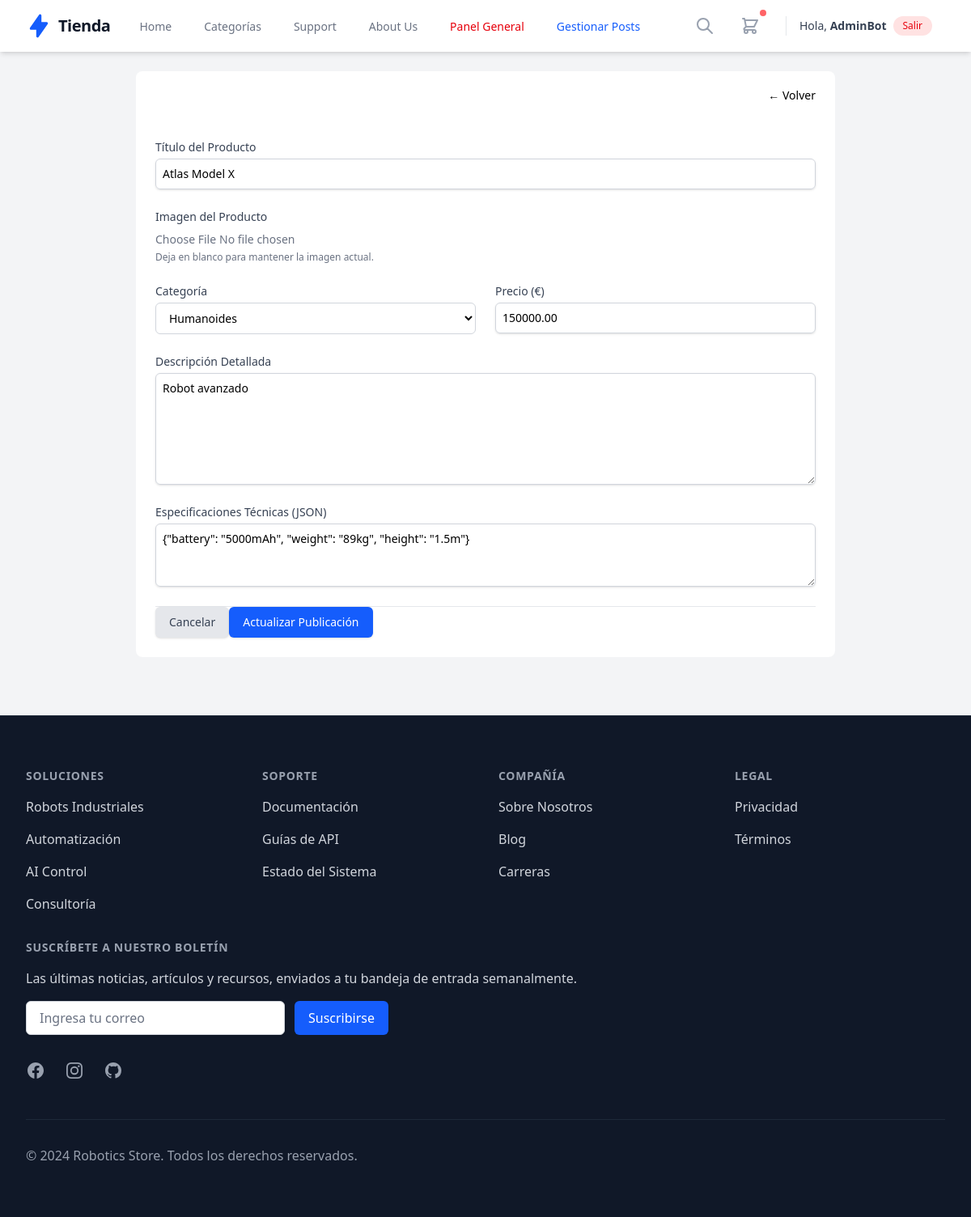
The page /public/post/edit/1 (signed in) on the database its author committed.
### tables this page shows
CREATE TABLE posts (
    id INT AUTO_INCREMENT PRIMARY KEY,
    title VARCHAR(255) NOT NULL,        
    content TEXT NOT NULL,
    image_url VARCHAR(512),             
    price DECIMAL(10, 2) DEFAULT 0.00,
    
     
    specs JSON NULL,                   
    
     
    is_active BOOLEAN DEFAULT TRUE,    
    
    user_id INT,
    category_id INT,
    created_at TIMESTAMP DEFAULT CURRENT_TIMESTAMP,
    updated_at TIMESTAMP DEFAULT CURRENT_TIMESTAMP ON UPDATE CURRENT_TIMESTAMP,
    
    FOREIGN KEY (user_id) REFERENCES users(id) ON DELETE SET NULL,
    FOREIGN KEY (category_id) REFERENCES categories(id) ON DELETE SET NULL,

     
    CONSTRAINT chk_price_positive CHECK (price >= 0)
);

CREATE TABLE categories (
    id INT AUTO_INCREMENT PRIMARY KEY,
    name VARCHAR(100) NOT NULL UNIQUE
);

### app/Controllers/PostController.php (called while the page is built, shortened)
<?php
class PostController
{
    public function edit($id) {
        $postModel = new Post();
        $post = $postModel->findById($id);
        require_once dirname(__DIR__) . '/Models/Category.php';
        $categoryModel = new Category();
        $categories = $categoryModel->getAll();
        $rootPath = dirname(__DIR__, 2);
        require_once $rootPath . '/app/views/layout/header.php';
        require_once $rootPath . '/app/views/posts/edit.php';
        require_once $rootPath . '/app/views/layout/footer.php';
    }
}

### app/Router.php (called while the page is built, shortened)
<?php
class Router {
    protected $method = 'index';
    public function __construct() {
        $url = $this->getUrl();
        if (isset($url[0]) && $url[0] === 'public') {
            array_shift($url);
        }
        if (isset($url[0])) {
            $controllerName = ucfirst($url[0]) . 'Controller';
            if (file_exists(__DIR__ . '/Controllers/' . $controllerName . '.php')) {
                unset($url[0]);
            }
        }
        $this->controller = new $this->controller;
        if (isset($url[1])) {
            if (method_exists($this->controller, $url[1])) {
                $this->method = $url[1];
                unset($url[1]);
            }
        }
        $this->params = $url ? array_values($url) : [];
        call_user_func_array([$this->controller, $this->method], $this->params);
    }
    public function getUrl() {
        if (isset($_GET['url'])) {
            $url = rtrim($_GET['url'], '/');
            $url = filter_var($url, FILTER_SANITIZE_URL);
            return explode('/', $url);
        }
        return [];
    }
}

### index.php (called while the page is built, shortened)
<?php
require_once 'app/Config/Database.php';
spl_autoload_register(function ($class_name) {
    $directories = [
        'app/',
        'app/Controllers/',
        'app/Models/'
    ];
    foreach ($directories as $directory) {
        if (file_exists($directory . $class_name . '.php')) {
            return;
        }
    }
});
$init = new Router();

### app/Config/Database.php (called while the page is built, shortened)
<?php
class Database {
    private static $instance = null;
    private function __construct() {
        try {
            $dsn = "mysql:host=" . DB_HOST . ";dbname=" . DB_NAME . ";charset=utf8";
            $this->conn = new PDO($dsn, DB_USER, DB_PASS);
        } catch (PDOException $e) {
            die("Error de conexión: " . $e->getMessage());
        }
    }
    public static function connect() {
        if (self::$instance === null) {
            self::$instance = new Database();
        }
        return self::$instance->conn;
    }
}
?>

### app/Models/Post.php (called while the page is built, shortened)
<?php
class Post {
    private $db;
    public function __construct() {
        $this->db = Database::connect();
    }
    public function findById($id) {
        $sql = "SELECT posts.*, users.username, categories.name as category_name
                FROM posts
                LEFT JOIN users ON posts.user_id = users.id
                LEFT JOIN categories ON posts.category_id = categories.id
                WHERE posts.id = :id";
        $stmt = $this->db->prepare($sql);
        $stmt->bindParam(':id', $id);
        $stmt->execute();
        return $stmt->fetch(PDO::FETCH_ASSOC);
    }
}

### app/Models/Category.php (called while the page is built)
<?php
require_once dirname(__DIR__) . '/Config/Database.php';
class Category {
    private $db;
    public function __construct() {
        $this->db = Database::connect();
    }
    public function getAll() {
        $sql = "SELECT * FROM categories";
        $stmt = $this->db->query($sql);
        return $stmt->fetchAll(PDO::FETCH_ASSOC);
    }
}

### app/views/posts/edit.php (the view, shortened to what this page needs)
<div class="max-w-4xl mx-auto px-4 py-8">
    <div class="bg-white shadow-xl rounded-lg overflow-hidden">
        <div class="bg-blue-800 px-6 py-4 border-b border-blue-700 flex justify-between items-center">
            <h2 class="text-xl font-bold text-white">Editar Publicación</h2>
            <a href="<?= BASE_URL ?>/public/post/manage" class="text-blue-100 hover:text-white text-sm">
                &larr; Volver
            </a>
        </div>
        <div class="p-6 md:p-8">
            <form action="<?= BASE_URL ?>/public/post/update/<?= $post['id'] ?>" method="POST" enctype="multipart/form-data" class="space-y-6">
                <div>
                    <label for="title" class="block text-sm font-medium text-gray-700">Título del Producto</label>
                    <input type="text" name="title" id="title" required
                           value="<?= htmlspecialchars($post['title']) ?>"
                           class="mt-1 block w-full border-gray-300 rounded-md shadow-sm focus:ring-blue-500 focus:border-blue-500 sm:text-sm p-2 border">
                </div>
                <div>
                    <label class="block text-sm font-medium text-gray-700">Imagen del Producto</label>
                    <div class="mt-2 flex items-center space-x-6">
                        <div class="flex-1">
                            <input type="file" name="image" id="image" accept="image/jpeg,image/png,image/webp"
                                class="block w-full text-sm text-gray-500 file:mr-4 file:py-2 file:px-4 file:rounded-md file:border-0 file:text-sm file:font-semibold file:bg-blue-50 file:text-blue-700 hover:file:bg-blue-100">
                             <p class="mt-1 text-xs text-gray-500">Deja en blanco para mantener la imagen actual.</p>
                        </div>
                    </div>
                </div>
                <div class="grid grid-cols-1 md:grid-cols-2 gap-6">
                    <div>
                        <label for="category_id" class="block text-sm font-medium text-gray-700">Categoría</label>
                        <select name="category_id" id="category_id" required
                                class="mt-1 block w-full pl-3 pr-10 py-2 text-base border-gray-300 focus:outline-none focus:ring-blue-500 focus:border-blue-500 sm:text-sm rounded-md border">
                            <?php foreach ($categories as $category): ?>
                                <option value="<?= $category['id'] ?>"
                                    <?= ($post['category_id'] == $category['id']) ? 'selected' : '' ?>>
                                    <?= htmlspecialchars($category['name']) ?>
                                </option>
                            <?php endforeach; ?>
                        </select>
                    </div>
                    <div>
                        <label for="price" class="block text-sm font-medium text-gray-700">Precio (€)</label>
                        <input type="number" step="0.01" name="price" id="price" required
                               value="<?= htmlspecialchars($post['price']) ?>"
                               class="mt-1 block w-full border-gray-300 rounded-md shadow-sm focus:ring-blue-500 focus:border-blue-500 sm:text-sm p-2 border">
                    </div>
                </div>
                <div>
                    <label for="content" class="block text-sm font-medium text-gray-700">Descripción Detallada</label>
                    <textarea name="content" id="content" rows="6" required
                              class="mt-1 block w-full border-gray-300 rounded-md shadow-sm focus:ring-blue-500 focus:border-blue-500 sm:text-sm p-2 border"><?= htmlspecialchars($post['content']) ?></textarea>
                </div>
                 <div>
                    <label for="specs" class="block text-sm font-medium text-gray-700">Especificaciones Técnicas (JSON)</label>
                    <textarea name="specs" id="specs" rows="3"
                              class="mt-1 block w-full border-gray-300 rounded-md shadow-sm focus:ring-blue-500 focus:border-blue-500 sm:text-sm p-2 border font-mono"><?= htmlspecialchars($post['specs'] ?? '') ?></textarea>
                </div>
                <div class="flex items-center justify-end border-t border-gray-200 pt-6">
                    <a href="<?= BASE_URL ?>/public/post/manage" class="bg-gray-200 py-2 px-4 border border-transparent rounded-md shadow-sm text-sm font-medium text-gray-700 hover:bg-gray-300 focus:outline-none focus:ring-2 focus:ring-offset-2 focus:ring-gray-500 mr-3">
                        Cancelar
                    </a>
                    <button type="submit" class="bg-blue-600 py-2 px-4 border border-transparent rounded-md shadow-sm text-sm font-medium text-white hover:bg-blue-700 focus:outline-none focus:ring-2 focus:ring-offset-2 focus:ring-blue-500">
                        Actualizar Publicación
                    </button>
                </div>
            </form>
        </div>
    </div>
</div>

### rows shown on the page
posts: title "Atlas Model X", category_id "Humanoides", price "150000.00", content "Robot avanzado", specs "{\"battery\": \"5000mAh\", \"weight\": \"89kg\", \"height\": \"1.5m\"}"

### other values the page prints
$_SESSION['username'] "AdminBot"
